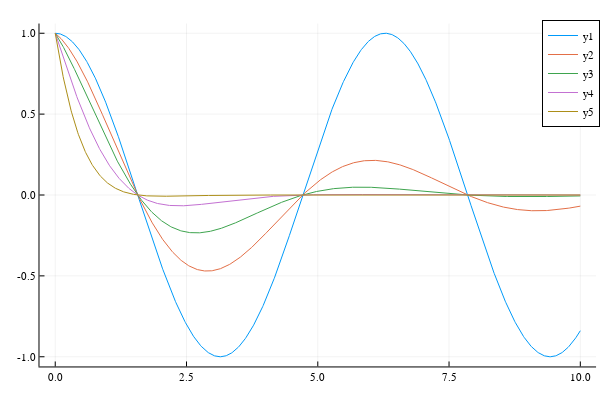

The notebook cell saved with this chart:
### Code cell
t = 0:0.01:10
plotlyjs()
x_0, omega_0 = 1, 1
gamma = [0 .25 .5 1. 2]

X = @. x(t, x_0, omega_0, gamma )
plot(t, real(X))

### Figure 1 — Plotly figure (JSON) as saved in the notebook; plotly's stock layout.template omitted (floating-point values rounded to 4 significant figures; data arrays with more than 128 entries replaced by an {"elided": "..."} marker saying what was removed)
{"data": [{"colorbar": {"title": ""}, "legendgroup": "y1", "line": {"color": "rgba(0, 154, 250, 1.000)", "dash": "solid", "shape": "linear", "width": 1}, "mode": "lines", "name": "y1", "showlegend": true, "type": "scatter", "x": {"elided": "1001 float values"}, "xaxis": "x", "y": {"elided": "1001 float values"}, "yaxis": "y", "zmax": null, "zmin": null}, {"colorbar": {"title": ""}, "legendgroup": "y2", "line": {"color": "rgba(227, 111, 71, 1.000)", "dash": "solid", "shape": "linear", "width": 1}, "mode": "lines", "name": "y2", "showlegend": true, "type": "scatter", "x": {"elided": "1001 float values"}, "xaxis": "x", "y": {"elided": "1001 float values"}, "yaxis": "y", "zmax": null, "zmin": null}, {"colorbar": {"title": ""}, "legendgroup": "y3", "line": {"color": "rgba(62, 164, 78, 1.000)", "dash": "solid", "shape": "linear", "width": 1}, "mode": "lines", "name": "y3", "showlegend": true, "type": "scatter", "x": {"elided": "1001 float values"}, "xaxis": "x", "y": {"elided": "1001 float values"}, "yaxis": "y", "zmax": null, "zmin": null}, {"colorbar": {"title": ""}, "legendgroup": "y4", "line": {"color": "rgba(195, 113, 210, 1.000)", "dash": "solid", "shape": "linear", "width": 1}, "mode": "lines", "name": "y4", "showlegend": true, "type": "scatter", "x": {"elided": "1001 float values"}, "xaxis": "x", "y": {"elided": "1001 float values"}, "yaxis": "y", "zmax": null, "zmin": null}, {"colorbar": {"title": ""}, "legendgroup": "y5", "line": {"color": "rgba(172, 142, 24, 1.000)", "dash": "solid", "shape": "linear", "width": 1}, "mode": "lines", "name": "y5", "showlegend": true, "type": "scatter", "x": {"elided": "1001 float values"}, "xaxis": "x", "y": {"elided": "1001 float values"}, "yaxis": "y", "zmax": null, "zmin": null}], "layout": {"annotations": [], "height": 400, "legend": {"bgcolor": "rgba(255, 255, 255, 1.000)", "bordercolor": "rgba(0, 0, 0, 1.000)", "borderwidth": 1, "font": {"color": "rgba(0, 0, 0, 1.000)", "family": "sans-serif", "size": 11}, "title": {"font": {"color": "rgba(0, 0, 0, 1.000)", "family": "sans-serif", "size": 15}, "text": ""}, "tracegroupgap": 0, "traceorder": "normal", "x": 1, "xanchor": "auto", "y": 1, "yanchor": "auto"}, "margin": {"b": 20, "l": 0, "r": 0, "t": 20}, "paper_bgcolor": "rgba(255, 255, 255, 1.000)", "plot_bgcolor": "rgba(255, 255, 255, 1.000)", "showlegend": true, "width": 600, "xaxis": {"anchor": "y", "domain": [0.06582, 0.9934], "gridcolor": "rgba(0, 0, 0, 0.100)", "gridwidth": 0.5, "linecolor": "rgba(0, 0, 0, 1.000)", "mirror": false, "range": [-0.3, 10.3], "showgrid": true, "showline": true, "showticklabels": true, "tickangle": 0, "tickcolor": "rgb(0, 0, 0)", "tickfont": {"color": "rgba(0, 0, 0, 1.000)", "family": "sans-serif", "size": 11}, "tickmode": "array", "ticks": "inside", "ticktext": ["0.0", "2.5", "5.0", "7.5", "10.0"], "tickvals": [0, 2.5, 5, 7.5, 10], "title": "", "titlefont": {"color": "rgba(0, 0, 0, 1.000)", "family": "sans-serif", "size": 15}, "type": "-", "visible": true, "zeroline": false, "zerolinecolor": "rgba(0, 0, 0, 1.000)"}, "yaxis": {"anchor": "x", "domain": [0.03762, 0.9902], "gridcolor": "rgba(0, 0, 0, 0.100)", "gridwidth": 0.5, "linecolor": "rgba(0, 0, 0, 1.000)", "mirror": false, "range": [-1.06, 1.06], "showgrid": true, "showline": true, "showticklabels": true, "tickangle": 0, "tickcolor": "rgb(0, 0, 0)", "tickfont": {"color": "rgba(0, 0, 0, 1.000)", "family": "sans-serif", "size": 11}, "tickmode": "array", "ticks": "inside", "ticktext": ["-1.0", "-0.5", "0.0", "0.5", "1.0"], "tickvals": [-1, -0.5, 0, 0.5, 1], "title": "", "titlefont": {"color": "rgba(0, 0, 0, 1.000)", "family": "sans-serif", "size": 15}, "type": "-", "visible": true, "zeroline": false, "zerolinecolor": "rgba(0, 0, 0, 1.000)"}}}
